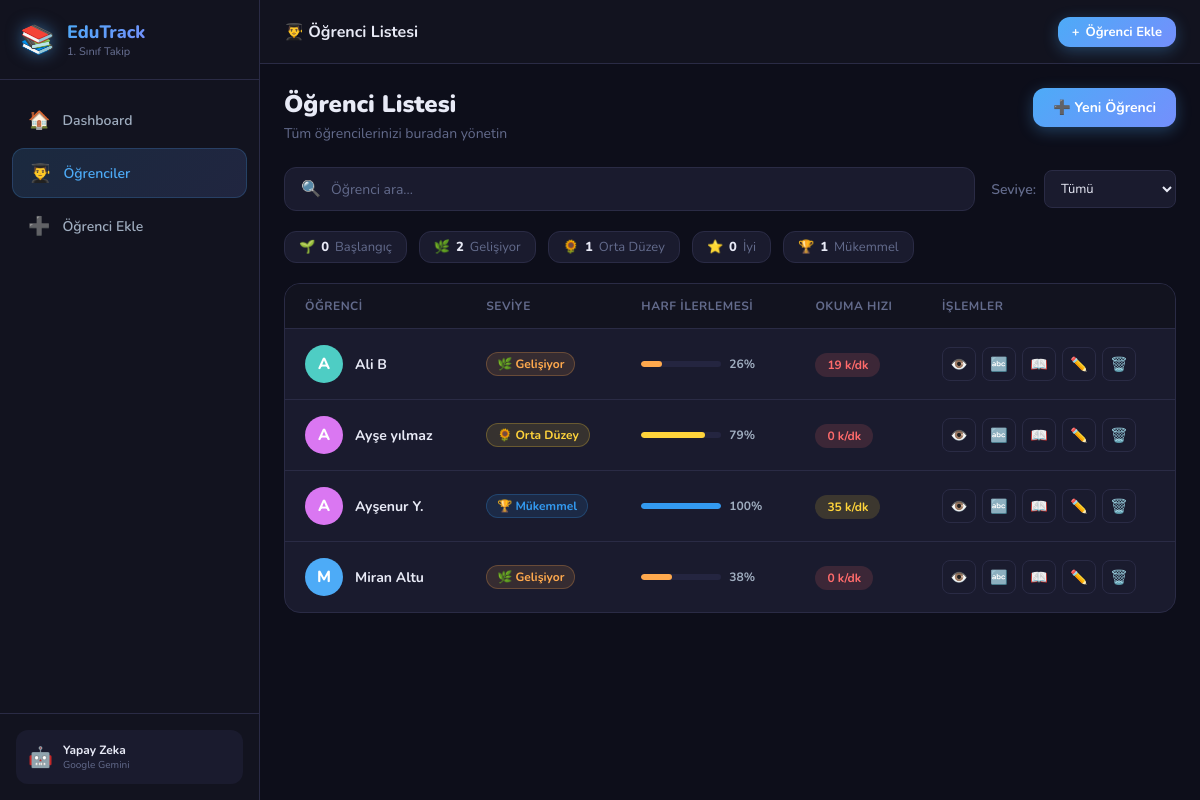
/ogrenciler, run on the app's committed database.
### tables this page shows
CREATE TABLE students (
            id INTEGER PRIMARY KEY AUTOINCREMENT,
            name TEXT NOT NULL,
            level TEXT DEFAULT 'baslangic',
            notes TEXT DEFAULT '',
            avatar_color TEXT DEFAULT '#4ECDC4',
            created_at DATETIME DEFAULT CURRENT_TIMESTAMP
        );

### app.py (the view)
@app.route('/ogrenciler')
def student_list():
    students = db.get_all_students()
    return render_template('student_list.html', students=students, levels=db.LEVELS)

### database.py (called while the page is built)
def get_db():
    conn = sqlite3.connect(DB_PATH)
    conn.row_factory = sqlite3.Row
    return conn

def get_all_students():
    conn = get_db()
    cursor = conn.cursor()
    cursor.execute('SELECT * FROM students ORDER BY name')
    students = [dict(row) for row in cursor.fetchall()]
    conn.close()
    for student in students:
        stats = get_student_stats(student['id'])
        student.update(stats)
        student['level_info'] = LEVELS.get(student['level'], LEVELS['baslangic'])
    return students

### templates/student_list.html (shortened to what this page needs)
{% extends "base.html" %}
{% block topbar_title %}👨‍🎓 Öğrenci Listesi{% endblock %}
{% block content %}
<div class="page-header">
    <div>
        <h1 class="page-title">Öğrenci Listesi</h1>
        <p class="page-subtitle">Tüm öğrencilerinizi buradan yönetin</p>
    </div>
    <a href="{{ url_for('add_student') }}" class="btn btn-primary" id="list-add-student">
        ➕ Yeni Öğrenci
    </a>
</div>
<div class="filter-bar">
    <div class="search-box">
        <span class="search-icon">🔍</span>
        <input type="text" id="searchInput" placeholder="Öğrenci ara..." class="search-input" oninput="filterStudents()">
    </div>
    <div class="filter-group">
        <label class="filter-label">Seviye:</label>
        <select id="levelFilter" class="filter-select" onchange="filterStudents()">
            <option value="">Tümü</option>
        </select>
    </div>
</div>
{% if students %}
<div class="list-stats">
    {% for key, level in levels.items() %}
    <div class="list-stat-item">
        <span class="list-stat-icon">{{ level.icon }}</span>
        <span class="list-stat-count">{{ students | selectattr('level', 'equalto', key) | list | length }}</span>
        <span class="list-stat-label">{{ level.label }}</span>
    </div>
    {% endfor %}
</div>
<div class="table-card">
    <table class="student-table" id="studentTable">
        <thead>
            <tr>
                <th>Öğrenci</th>
                <th>Seviye</th>
                <th>Harf İlerlemesi</th>
                <th>Okuma Hızı</th>
                <th>İşlemler</th>
            </tr>
        </thead>
        <tbody id="studentTableBody">
            {% for student in students %}
            <tr class="student-row" data-name="{{ student.name.lower() }}" data-level="{{ student.level }}" id="row-{{ student.id }}">
                <td>
                    <div class="table-student">
                        <div class="table-avatar" style="background: {{ student.avatar_color }};">
                            {{ student.name[0].upper() }}
                        </div>
                        <div>
                            <div class="table-name">{{ student.name }}</div>
                        </div>
                    </div>
                </td>
                <td>
                    <span class="level-badge" style="background: {{ student.level_info.color }}20; color: {{ student.level_info.color }}; border-color: {{ student.level_info.color }}40;">
                        {{ student.level_info.icon }} {{ student.level_info.label }}
                    </span>
                </td>
                <td>
                    <div class="table-progress">
                        <div class="progress-bar-sm">
                            <div class="progress-fill-sm" style="width: {{ student.letter_progress }}%; background: {{ student.level_info.color }};"></div>
                        </div>
                        <span class="progress-text">{{ student.letter_progress }}%</span>
                    </div>
                </td>
                <td>
                    <span class="wpm-badge {% if student.last_wpm >= 40 %}wpm-high{% elif student.last_wpm >= 20 %}wpm-mid{% else %}wpm-low{% endif %}">
                        {{ student.last_wpm }} k/dk
                    </span>
                </td>
                <td>
                    <div class="action-buttons">
                        <a href="{{ url_for('student_detail', student_id=student.id) }}" class="btn-icon btn-view" title="Detay" id="view-{{ student.id }}">👁️</a>
                        <a href="{{ url_for('letter_tracking', student_id=student.id) }}" class="btn-icon btn-letters" title="Harfler" id="letters-{{ student.id }}">🔤</a>
                        <a href="{{ url_for('reading_speed', student_id=student.id) }}" class="btn-icon btn-reading" title="Okuma" id="reading-{{ student.id }}">📖</a>
                        <a href="{{ url_for('edit_student', student_id=student.id) }}" class="btn-icon btn-edit" title="Düzenle" id="edit-{{ student.id }}">✏️</a>
                        <button onclick="confirmDelete({{ student.id }}, '{{ student.name }}')" class="btn-icon btn-delete" title="Sil" id="delete-{{ student.id }}">🗑️</button>
                    </div>
                </td>
            </tr>
            {% endfor %}
        </tbody>
    </table>
</div>
{% endif %}
{% endblock %}

### data on the page
students: name "A", name "Ali B", level_info.icon "🌿", level_info.label "Gelişiyor", letter_progress "26", last_wpm "19"
students: name "A", name "Ayşe yılmaz", level_info.icon "🌻", level_info.label "Orta Düzey", letter_progress "79", last_wpm "0"
students: name "A", name "Ayşenur Y.", level_info.icon "🏆", level_info.label "Mükemmel", letter_progress "100", last_wpm "35"
students: name "M", name "Miran Altu", level_info.icon "🌿", level_info.label "Gelişiyor", letter_progress "38", last_wpm "0"

### other printed values
{{ level.icon }} "🌱" "🌿" "🌻" "⭐" "🏆"
{{ students | selectattr('level', 'equalto', key) | list | length }} "0" "2" "1" "0" "1"
{{ level.label }} "Başlangıç" "Gelişiyor" "Orta Düzey" "İyi" "Mükemmel"
